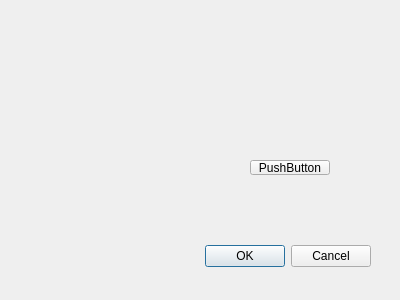
<?xml version="1.0" encoding="UTF-8"?>
<ui version="4.0">
 <class>MyDialog</class>
 <widget class="QDialog" name="MyDialog">
  <property name="geometry">
   <rect>
    <x>0</x>
    <y>0</y>
    <width>400</width>
    <height>300</height>
   </rect>
  </property>
  <property name="windowTitle">
   <string>Dialog</string>
  </property>
  <widget class="QDialogButtonBox" name="buttonBox">
   <property name="geometry">
    <rect>
     <x>30</x>
     <y>240</y>
     <width>341</width>
     <height>32</height>
    </rect>
   </property>
   <property name="orientation">
    <enum>Qt::Horizontal</enum>
   </property>
   <property name="standardButtons">
    <set>QDialogButtonBox::Cancel|QDialogButtonBox::Ok</set>
   </property>
  </widget>
  <widget class="QPushButton" name="pushButton">
   <property name="geometry">
    <rect>
     <x>250</x>
     <y>160</y>
     <width>80</width>
     <height>15</height>
    </rect>
   </property>
   <property name="text">
    <string>PushButton</string>
   </property>
  </widget>
 </widget>
 <resources/>
 <connections>
  <connection>
   <sender>buttonBox</sender>
   <signal>accepted()</signal>
   <receiver>MyDialog</receiver>
   <slot>accept()</slot>
   <hints>
    <hint type="sourcelabel">
     <x>248</x>
     <y>254</y>
    </hint>
    <hint type="destinationlabel">
     <x>157</x>
     <y>274</y>
    </hint>
   </hints>
  </connection>
  <connection>
   <sender>buttonBox</sender>
   <signal>rejected()</signal>
   <receiver>MyDialog</receiver>
   <slot>reject()</slot>
   <hints>
    <hint type="sourcelabel">
     <x>316</x>
     <y>260</y>
    </hint>
    <hint type="destinationlabel">
     <x>286</x>
     <y>274</y>
    </hint>
   </hints>
  </connection>
 </connections>
</ui>
